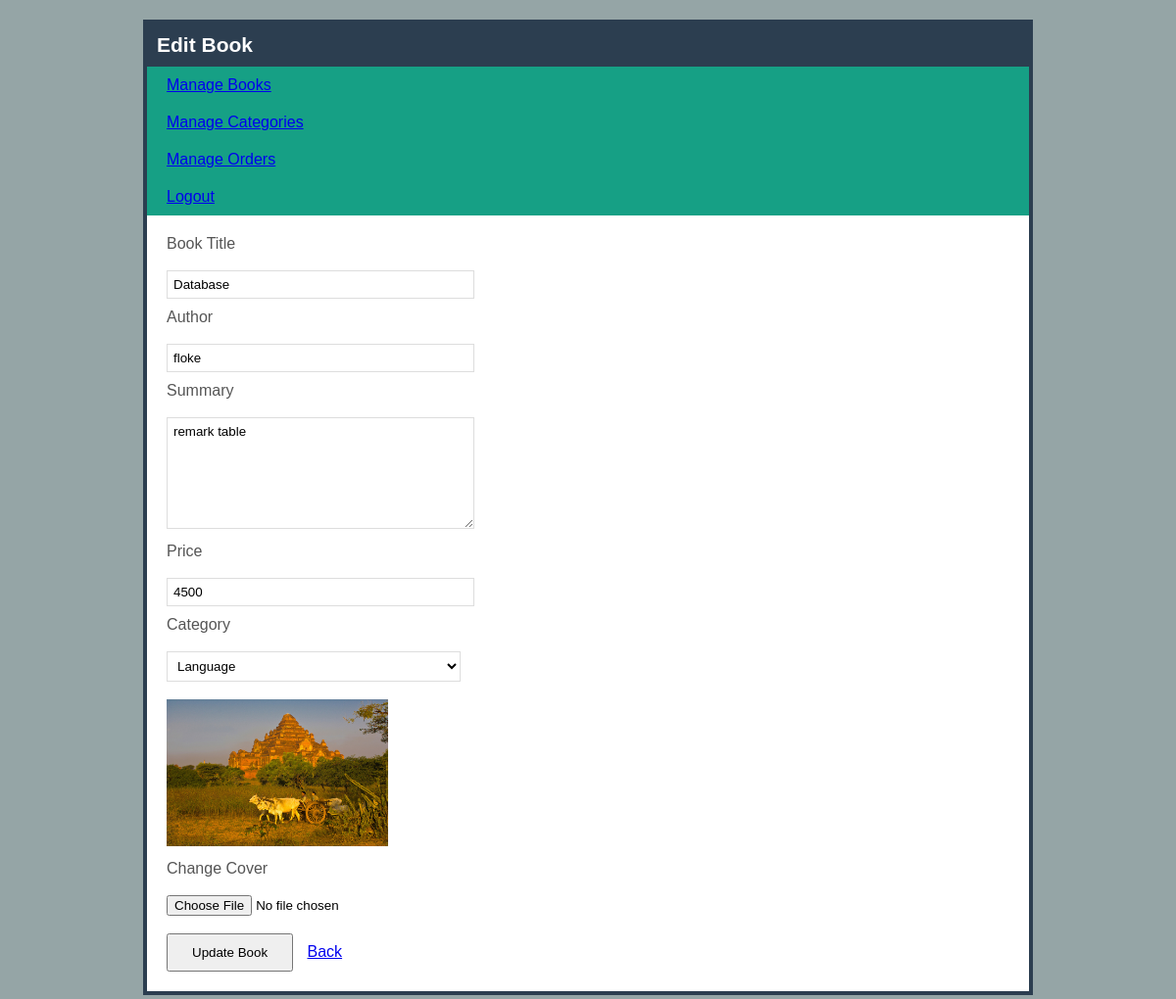
/admin/book-edit.php?id=10, run on the app's committed database.
### tables this page shows
CREATE TABLE `books` (
  `id` int(11) NOT NULL,
  `title` varchar(255) NOT NULL,
  `author` varchar(255) NOT NULL,
  `summary` text NOT NULL,
  `price` float NOT NULL,
  `category_id` int(11) NOT NULL,
  `cover` varchar(255) NOT NULL,
  `created_date` datetime NOT NULL,
  `modified_date` datetime NOT NULL
);

CREATE TABLE `categories` (
  `id` int(11) NOT NULL,
  `name` varchar(255) NOT NULL,
  `remark` text NOT NULL,
  `created_date` datetime NOT NULL,
  `modified_date` datetime NOT NULL
);

### admin/book-edit.php (the view, shortened to what this page needs)
<!DOCTYPE html>
<html>
<head>
	<link rel="stylesheet" type="text/css" href="css/style.css">
</head>
<body>
	<h1>Edit Book</h1>
	<ul class="menu">
  <li><a href="book-list.php">Manage Books</a></li>
  <li><a href="cat-list.php">Manage Categories</a></li>
  <li><a href="orders.php">Manage Orders</a></li>
  <li><a href="logout.php">Logout</a></li>
</ul>
	<?php
	include("confs/config.php");
    $id= $_GET['id'];
	$result= mysqli_query($conn,"SELECT * FROM books WHERE id= $id");
	$row= mysqli_fetch_assoc($result);
    ?>
<form action="book-update.php" method="post" enctype="multipart/form-data">
	<label for="title"> Book Title</label><br>
	<input type="text" name="title" id="title" value="<?php echo
	$row['title'] ?>"><br>
	<label for="author"> Author</label><br>
	<input type="text" name="author" id="author" value="<?php echo
	$row['author'] ?>"><br>
	<label for="sum"> Summary</label><br>
    <textarea name="summary" id="sum"><?php echo $row['summary'] ?>
    </textarea><br>
	<label for="price"> Price</label><br>
	<input type="text" name="price" id="price" value="<?php echo
	$row['price'] ?>"><br>
	<label for="categories"> Category</label><br>
	<select name="category_id" id="categories">
		<?php
		$categories = mysqli_query($conn,"SELECT id, name FROM categories");
		while($cat= mysqli_fetch_assoc($categories)):
        ?>
        <option value="<?php echo $cat['id'] ?>"
        	<?php if($cat['id'] == $row['category_id']) echo "selected" ?>>
        	<?php echo $cat['name'] ?>
        </option>
    <?php endwhile; ?>
	</select>
	<br><br>
	<img src="covers/<?php echo $row['cover'] ?>" alt="" height="150">
	<label for="cover"> Change Cover</label><br>
	<input type="file" name="cover" id="cover">
	<br><br>
	<input type="submit" value="Update Book">
	<a href="book-list.php">Back</a>
</form>
</body>
</html>

### admin/css/style.css (style rules this page uses)
html { background: #95A5A6; }
body { font-family: Arial, Helvetica, sans-serif; width: 900px; background: #fff; border: 4px solid #2C3E50; margin:20px auto; }
h1 { padding: 10px; font-size: 21px; background: #2C3E50; margin:0; color:#fff; }
form { margin: 20px; }
form label { display: block; margin-top: 10px; color: #555; }
input[type=text], input[type=password], textarea, select { font-family: Arial, Helvetica, sans-serif; border: 1px solid #ddd; padding: 6px; width: 300px; background: #fff; }
textarea { height: 100px; }
input[type=submit] { padding: 10px 24px; margin-right: 10px; }
ul.menu { list-style: none; margin:0; padding:0; overflow: hidden; background: #16A085; }
ul.menu li { display: block; padding: 10px 20px; text-decoration: none; color:#fff; }

### data on the page
books: title "Database", author "floke", summary "remark table", price "4500", category_id "Language", cover (picture)
